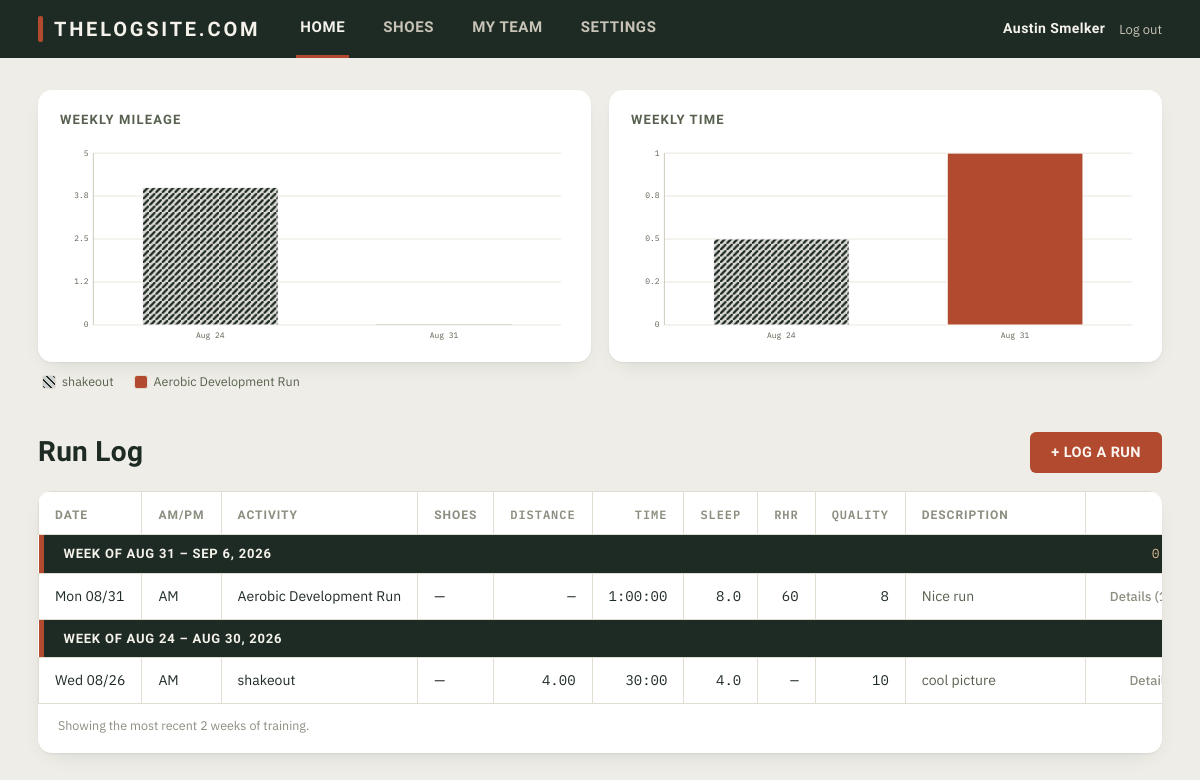
The page / (signed in) on the database its author committed.
### tables this page shows
CREATE TABLE users (
    id                    INTEGER PRIMARY KEY AUTOINCREMENT,
    email                 TEXT NOT NULL UNIQUE COLLATE NOCASE,
    username              TEXT NOT NULL UNIQUE COLLATE NOCASE,
    password_hash         TEXT NOT NULL,
    created_at            TEXT NOT NULL,
    theme                 TEXT NOT NULL DEFAULT 'light' CHECK (theme IN ('light', 'dark')),
    notify_comments       INTEGER NOT NULL DEFAULT 1,
    notify_replies        INTEGER NOT NULL DEFAULT 1,
    notify_starred_posts  INTEGER NOT NULL DEFAULT 1,
    silent_start          TEXT,
    silent_end            TEXT,
    premium               INTEGER NOT NULL DEFAULT 0
);

CREATE TABLE runs (
    id              INTEGER PRIMARY KEY AUTOINCREMENT,
    user_id         INTEGER NOT NULL REFERENCES users(id) ON DELETE CASCADE,
    date            TEXT NOT NULL,
    am_pm           TEXT NOT NULL CHECK (am_pm IN ('AM', 'PM')),
    activity_type   TEXT NOT NULL,
    shoe_id         INTEGER REFERENCES shoes(id) ON DELETE SET NULL,
    distance        REAL,
    time_seconds    INTEGER,
    sleep_hours     REAL,
    resting_hr      INTEGER,
    description     TEXT,
    quality         INTEGER,
    image_url_1     TEXT,
    image_url_2     TEXT,
    image_url_3     TEXT,
    created_at      TEXT NOT NULL
);

### app.py (the view)
@app.route("/")
@login_required
def home():
    return render_profile(get_current_user(), editable=True)

### app.py (called while the page is built)
def get_current_user():
    uid = session.get("user_id")
    if not uid:
        return None
    return db.get_user(uid)

def login_required(view):
    @wraps(view)
    def wrapped(*args, **kwargs):
        if get_current_user() is None:
            return redirect(url_for("login", next=request.path))
        return view(*args, **kwargs)
    return wrapped

def get_csrf_token():
    if "csrf_token" not in session:
        session["csrf_token"] = secrets.token_hex(16)
    return session["csrf_token"]

@app.context_processor
def inject_globals():
    return {
        "current_user": get_current_user(),
        "csrf_token": get_csrf_token(),
        "site_name": SITE_NAME,
        "vapid_public_key": VAPID_PUBLIC_KEY,
    }

@app.before_request
def csrf_protect():
    if request.method == "POST":
        token = session.get("csrf_token")
        supplied = request.form.get("csrf_token") or request.headers.get("X-CSRFToken")
        if not token or not supplied or not secrets.compare_digest(token, supplied):
            abort(400, description="Your session expired or the form was tampered with. Go back and try again.")

def format_seconds(total_seconds):
    if total_seconds is None:
        return ""
    total_seconds = int(total_seconds)
    h, rem = divmod(total_seconds, 3600)
    m, s = divmod(rem, 60)
    if h:
        return f"{h}:{m:02d}:{s:02d}"
    return f"{m}:{s:02d}"

def fmt_month_day(d):
    return f"{d.strftime('%b')} {d.day}"

def week_start(d):
    return d - timedelta(days=d.weekday())

def nice_axis_max(value):
    if value <= 0:
        return 1.0
    magnitude = 10 ** math.floor(math.log10(value))
    for step in (1, 2, 2.5, 5, 10):
        candidate = step * magnitude
        if candidate >= value - 1e-9:
            return candidate
    return magnitude * 10

def format_axis_value(v):
    if abs(v - round(v)) < 1e-9:
        return str(int(round(v)))
    return f"{v:.1f}"

def build_charts(weeks):
    breakdown = build_activity_breakdown(weeks)
    mileage_chart = build_stacked_chart(breakdown, "distance_by_type")
    time_chart = build_stacked_chart(breakdown, "hours_by_type")
    legend_types = []
    for t in mileage_chart["types_used"] + time_chart["types_used"]:
        if t not in legend_types:
            legend_types.append(t)
    legend = [{"activity_type": t, **ACTIVITY_STYLES.get(t, {})} for t in legend_types]
    return mileage_chart, time_chart, legend

### templates/log.html (shortened to what this page needs)
{% extends "base.html" %}
{% from "_run_row.html" import run_row with context %}
{% from "_chart.html" import svg_bar_chart, chart_legend %}
{% block content %}
<section class="charts">
  <div class="chart-card">
    <h2 class="chart-title">Weekly Mileage</h2>
    {{ svg_bar_chart(mileage_chart, 'mi') }}
  </div>
  <div class="chart-card">
    <h2 class="chart-title">Weekly Time</h2>
    {{ svg_bar_chart(time_chart, 'hr') }}
  </div>
</section>
{{ chart_legend(chart_legend_items) }}
<section class="log-header">
  <h1 class="page-title">
    {% if editable %}Run Log{% else %}{{ profile_user.username }}'s Log{% endif %}
  </h1>
  {% if editable %}
  <button type="button" class="btn btn-primary" id="openAddRun">+ Log a run</button>
  {% endif %}
</section>
<section class="log">
  {% if not has_any_runs %}
    <div class="empty-state">
      {% if editable %}
      <p>Nothing logged yet.</p>
      <p class="empty-sub">Log your first run and this table — and the charts above — will fill in.</p>
      {% else %}
      <p>{{ profile_user.username }} hasn't logged any runs yet.</p>
      {% endif %}
    </div>
  {% else %}
  <div class="table-scroll">
    <table class="log-table">
      <thead>
        <tr>
          <th>Date</th>
          <th>AM/PM</th>
          <th>Activity</th>
          <th>Shoes</th>
          <th class="num">Distance</th>
          <th class="num">Time</th>
          <th class="num">Sleep</th>
          <th class="num">RHR</th>
          <th class="num">Quality</th>
          <th>Description</th>
          <th class="actions-col"></th>
        </tr>
      </thead>
      <tbody>
        {% for week in weeks %}
        <tr class="week-divider">
          <td colspan="11">
            <div class="week-divider-inner">
              <span class="week-label">Week of {{ week.label }}</span>
              <span class="week-totals">{{ week.total_distance }} mi &middot; {{ week.total_time_display }}</span>
            </div>
          </td>
        </tr>
        {% for run in week.runs %}
          {{ run_row(run, editable) }}
        {% endfor %}
        {% endfor %}
      </tbody>
    </table>
  </div>
  <p class="log-footnote">Showing the most recent {{ weeks|length }} week{{ 's' if weeks|length != 1 else '' }} of training.</p>
  {% endif %}
</section>
{% endblock %}

### templates/base.html (shortened to what this page needs)
<!doctype html>
<html lang="en" data-theme="{{ current_user.theme if current_user else 'light' }}">
<head>
<link rel="stylesheet" href="{{ url_for('static', filename='style.css') }}">
</head>
<body>
<header class="topbar">
  <div class="topbar-inner">
    <span class="wordmark">{{ site_name }}</span>
    {% if current_user %}
    <nav class="tabs">
      <a href="{{ url_for('home') }}" class="tab {{ 'is-active' if active_tab == 'home' else '' }}">Home</a>
      <a href="{{ url_for('shoes') }}" class="tab {{ 'is-active' if active_tab == 'shoes' else '' }}">Shoes</a>
      <a href="{{ url_for('team') }}" class="tab {{ 'is-active' if active_tab == 'team' else '' }}">My Team</a>
      <a href="{{ url_for('settings') }}" class="tab {{ 'is-active' if active_tab == 'settings' else '' }}">Settings</a>
    </nav>
    <div class="topbar-user">
      <span class="topbar-username-link">{{ current_user.username }}</span>
      <form method="post" action="{{ url_for('logout') }}" class="inline-form">
        <button type="submit" class="link-btn">Log out</button>
      </form>
    </div>
    {% else %}
    <nav class="tabs">
      <a href="{{ url_for('login') }}" class="tab {{ 'is-active' if active_tab == 'login' else '' }}">Log in</a>
      <a href="{{ url_for('register') }}" class="tab {{ 'is-active' if active_tab == 'register' else '' }}">Sign up</a>
    </nav>
    {% endif %}
  </div>
</header>
<main class="page">
  {% block content %}{% endblock %}
</main>
</body>
</html>

### templates/_run_row.html (shortened to what this page needs)
{% macro run_row(run, editable, show_date=True, runner_username=None) %}
<tr class="run-row"
    data-run-id="{{ run.id }}"
    data-date="{{ run.date }}"
    data-am-pm="{{ run.am_pm }}"
    data-activity-type="{{ run.activity_type }}"
    data-shoe-id="{{ run.shoe_id or '' }}"
    data-distance="{{ run.distance if run.distance is not none else '' }}"
    data-time="{{ run.time_display }}"
    data-sleep-hours="{{ run.sleep_hours if run.sleep_hours is not none else '' }}"
    data-resting-hr="{{ run.resting_hr if run.resting_hr is not none else '' }}"
    data-description="{{ run.description }}"
    data-quality="{{ run.quality if run.quality is not none else '' }}"
    data-image-url-1="{{ run.image_url_1 }}"
    data-image-url-2="{{ run.image_url_2 }}"
    data-image-url-3="{{ run.image_url_3 }}">
  {% if show_date %}
  <td>{{ run.weekday }} {{ run.date[5:7] }}/{{ run.date[8:10] }}</td>
  {% else %}
  <td><a class="runner-link" href="{{ url_for('user_profile', username=runner_username) }}">{{ runner_username }}</a></td>
  {% endif %}
  <td>{{ run.am_pm }}</td>
  <td>{{ run.activity_type }}</td>
  <td>{{ run.shoe_label or '—' }}</td>
  <td class="num">{{ '%.2f'|format(run.distance) if run.distance is not none else '—' }}</td>
  <td class="num">{{ run.time_display or '—' }}</td>
  <td class="num">{{ run.sleep_hours if run.sleep_hours is not none else '—' }}</td>
  <td class="num">{{ run.resting_hr if run.resting_hr is not none else '—' }}</td>
  <td class="num">{{ run.quality if run.quality is not none else '—' }}</td>
  <td class="desc">{{ run.description or '—' }}</td>
  <td class="actions-col">
    <button type="button" class="icon-btn details-toggle" data-target="details-row-{{ run.id }}">Details{% if run.comments|length %} ({{ run.comments|length }}){% endif %}</button>
  </td>
</tr>
{% endmacro %}

### rows shown on the page
users: username "Austin Smelker"
runs: weekday "Mon", date "08", date "31", am_pm "AM", activity_type "Aerobic Development Run", shoe_label "—", distance "—", time_display "1:00:00", sleep_hours "8.0", resting_hr "60", quality "8", description "Nice run"
runs: weekday "Wed", date "08", date "26", am_pm "AM", activity_type "shakeout", shoe_label "—", distance "4.00", time_display "30:00", sleep_hours "4.0", resting_hr "—", quality "10", description "cool picture"

### other values the page prints
{{ site_name }} "THELOGSITE.COM"
{{ g.label }} "0" "1.2" "2.5" "3.8" "5" "0" "0.2" "0.5" "0.8" "1"
{{ bar.label }} "Aug 24" "Aug 31" "Aug 24" "Aug 31"
{{ item.activity_type }} "shakeout" "Aerobic Development Run"
{{ week.label }} "AUG 31 – SEP 6, 2026" "AUG 24 – AUG 30, 2026"
{{ weeks|length }} "2"
{{ 's' if weeks|length != 1 else '' }} "s"
